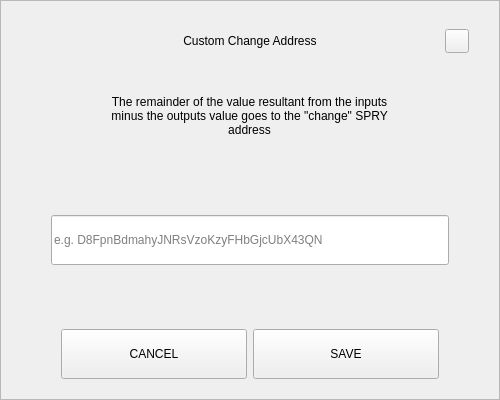
<?xml version="1.0" encoding="UTF-8"?>
<ui version="4.0">
 <class>SendChangeAddressDialog</class>
 <widget class="QDialog" name="SendChangeAddressDialog">
  <property name="geometry">
   <rect>
    <x>0</x>
    <y>0</y>
    <width>500</width>
    <height>400</height>
   </rect>
  </property>
  <property name="windowTitle">
   <string>Dialog</string>
  </property>
  <layout class="QVBoxLayout" name="verticalLayout">
   <property name="spacing">
    <number>0</number>
   </property>
   <property name="leftMargin">
    <number>0</number>
   </property>
   <property name="topMargin">
    <number>0</number>
   </property>
   <property name="rightMargin">
    <number>0</number>
   </property>
   <property name="bottomMargin">
    <number>0</number>
   </property>
   <item>
    <widget class="QFrame" name="frame">
     <property name="styleSheet">
      <string notr="true"/>
     </property>
     <property name="frameShape">
      <enum>QFrame::StyledPanel</enum>
     </property>
     <property name="frameShadow">
      <enum>QFrame::Raised</enum>
     </property>
     <layout class="QVBoxLayout" name="verticalLayout_2" stretch="0,0,0,0,0,0,0">
      <property name="spacing">
       <number>0</number>
      </property>
      <property name="leftMargin">
       <number>30</number>
      </property>
      <property name="topMargin">
       <number>20</number>
      </property>
      <property name="rightMargin">
       <number>30</number>
      </property>
      <property name="bottomMargin">
       <number>20</number>
      </property>
      <item>
       <layout class="QHBoxLayout" name="horizontalLayout_3">
        <property name="spacing">
         <number>0</number>
        </property>
        <item>
         <spacer name="horizontalSpacer_2">
          <property name="orientation">
           <enum>Qt::Horizontal</enum>
          </property>
          <property name="sizeHint" stdset="0">
           <size>
            <width>40</width>
            <height>20</height>
           </size>
          </property>
         </spacer>
        </item>
        <item>
         <widget class="QLabel" name="labelTitle">
          <property name="minimumSize">
           <size>
            <width>0</width>
            <height>40</height>
           </size>
          </property>
          <property name="maximumSize">
           <size>
            <width>16777215</width>
            <height>40</height>
           </size>
          </property>
          <property name="styleSheet">
           <string notr="true">padding-left:24px;</string>
          </property>
          <property name="text">
           <string>Custom Change Address</string>
          </property>
          <property name="alignment">
           <set>Qt::AlignCenter</set>
          </property>
          <property name="margin">
           <number>7</number>
          </property>
         </widget>
        </item>
        <item>
         <spacer name="horizontalSpacer">
          <property name="orientation">
           <enum>Qt::Horizontal</enum>
          </property>
          <property name="sizeHint" stdset="0">
           <size>
            <width>40</width>
            <height>20</height>
           </size>
          </property>
         </spacer>
        </item>
        <item>
         <widget class="QPushButton" name="btnEsc">
          <property name="minimumSize">
           <size>
            <width>24</width>
            <height>24</height>
           </size>
          </property>
          <property name="maximumSize">
           <size>
            <width>24</width>
            <height>24</height>
           </size>
          </property>
          <property name="focusPolicy">
           <enum>Qt::NoFocus</enum>
          </property>
          <property name="text">
           <string/>
          </property>
         </widget>
        </item>
       </layout>
      </item>
      <item>
       <spacer name="verticalSpacer_2">
        <property name="orientation">
         <enum>Qt::Vertical</enum>
        </property>
        <property name="sizeType">
         <enum>QSizePolicy::Fixed</enum>
        </property>
        <property name="sizeHint" stdset="0">
         <size>
          <width>20</width>
          <height>20</height>
         </size>
        </property>
       </spacer>
      </item>
      <item alignment="Qt::AlignHCenter">
       <widget class="QLabel" name="labelMessage">
        <property name="minimumSize">
         <size>
          <width>0</width>
          <height>70</height>
         </size>
        </property>
        <property name="text">
         <string>The remainder of the value resultant from the inputs minus the outputs value goes to the &quot;change&quot; SPRY address</string>
        </property>
        <property name="alignment">
         <set>Qt::AlignCenter</set>
        </property>
        <property name="wordWrap">
         <bool>true</bool>
        </property>
       </widget>
      </item>
      <item>
       <spacer name="verticalSpacer_3">
        <property name="orientation">
         <enum>Qt::Vertical</enum>
        </property>
        <property name="sizeHint" stdset="0">
         <size>
          <width>20</width>
          <height>40</height>
         </size>
        </property>
       </spacer>
      </item>
      <item>
       <layout class="QHBoxLayout" name="horizontalLayout_2">
        <property name="spacing">
         <number>0</number>
        </property>
        <property name="leftMargin">
         <number>20</number>
        </property>
        <property name="rightMargin">
         <number>20</number>
        </property>
        <item>
         <widget class="QLineEdit" name="lineEditAddress">
          <property name="minimumSize">
           <size>
            <width>0</width>
            <height>50</height>
           </size>
          </property>
          <property name="placeholderText">
           <string notr="true">e.g. D8FpnBdmahyJNRsVzoKzyFHbGjcUbX43QN</string>
          </property>
         </widget>
        </item>
       </layout>
      </item>
      <item>
       <spacer name="verticalSpacer">
        <property name="orientation">
         <enum>Qt::Vertical</enum>
        </property>
        <property name="sizeHint" stdset="0">
         <size>
          <width>20</width>
          <height>40</height>
         </size>
        </property>
       </spacer>
      </item>
      <item>
       <layout class="QHBoxLayout" name="horizontalLayout" stretch="2,2">
        <property name="spacing">
         <number>6</number>
        </property>
        <property name="leftMargin">
         <number>30</number>
        </property>
        <property name="rightMargin">
         <number>30</number>
        </property>
        <item>
         <widget class="QPushButton" name="btnCancel">
          <property name="minimumSize">
           <size>
            <width>180</width>
            <height>50</height>
           </size>
          </property>
          <property name="focusPolicy">
           <enum>Qt::NoFocus</enum>
          </property>
          <property name="text">
           <string>CANCEL</string>
          </property>
         </widget>
        </item>
        <item>
         <widget class="QPushButton" name="btnSave">
          <property name="minimumSize">
           <size>
            <width>180</width>
            <height>50</height>
           </size>
          </property>
          <property name="focusPolicy">
           <enum>Qt::NoFocus</enum>
          </property>
          <property name="text">
           <string>SAVE</string>
          </property>
         </widget>
        </item>
       </layout>
      </item>
     </layout>
    </widget>
   </item>
  </layout>
 </widget>
 <resources/>
 <connections/>
</ui>
